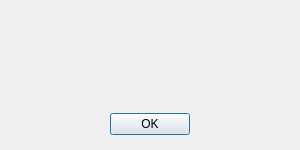
<?xml version="1.0" encoding="UTF-8"?>
<ui version="4.0">
 <class>InfoDialog</class>
 <widget class="QDialog" name="InfoDialog">
  <property name="geometry">
   <rect>
    <x>0</x>
    <y>0</y>
    <width>300</width>
    <height>150</height>
   </rect>
  </property>
  <property name="minimumSize">
   <size>
    <width>300</width>
    <height>150</height>
   </size>
  </property>
  <property name="maximumSize">
   <size>
    <width>300</width>
    <height>150</height>
   </size>
  </property>
  <property name="windowTitle">
   <string>Dialog</string>
  </property>
  <property name="styleSheet">
   <string notr="true"/>
  </property>
  <layout class="QVBoxLayout" name="verticalLayout">
   <property name="spacing">
    <number>15</number>
   </property>
   <property name="leftMargin">
    <number>15</number>
   </property>
   <property name="topMargin">
    <number>15</number>
   </property>
   <property name="rightMargin">
    <number>15</number>
   </property>
   <property name="bottomMargin">
    <number>15</number>
   </property>
   <item>
    <widget class="QLabel" name="messageLabel">
     <property name="text">
      <string/>
     </property>
     <property name="alignment">
      <set>Qt::AlignmentFlag::AlignCenter</set>
     </property>
     <property name="wordWrap">
      <bool>true</bool>
     </property>
    </widget>
   </item>
   <item>
    <layout class="QHBoxLayout" name="horizontalLayout">
     <property name="spacing">
      <number>20</number>
     </property>
     <property name="topMargin">
      <number>15</number>
     </property>
     <item>
      <spacer name="horizontalSpacer_2">
       <property name="orientation">
        <enum>Qt::Orientation::Horizontal</enum>
       </property>
       <property name="sizeHint" stdset="0">
        <size>
         <width>40</width>
         <height>20</height>
        </size>
       </property>
      </spacer>
     </item>
     <item>
      <widget class="QPushButton" name="okButton">
       <property name="text">
        <string>OK</string>
       </property>
      </widget>
     </item>
     <item>
      <spacer name="horizontalSpacer">
       <property name="orientation">
        <enum>Qt::Orientation::Horizontal</enum>
       </property>
       <property name="sizeHint" stdset="0">
        <size>
         <width>40</width>
         <height>20</height>
        </size>
       </property>
      </spacer>
     </item>
    </layout>
   </item>
  </layout>
 </widget>
 <resources/>
 <connections/>
</ui>
